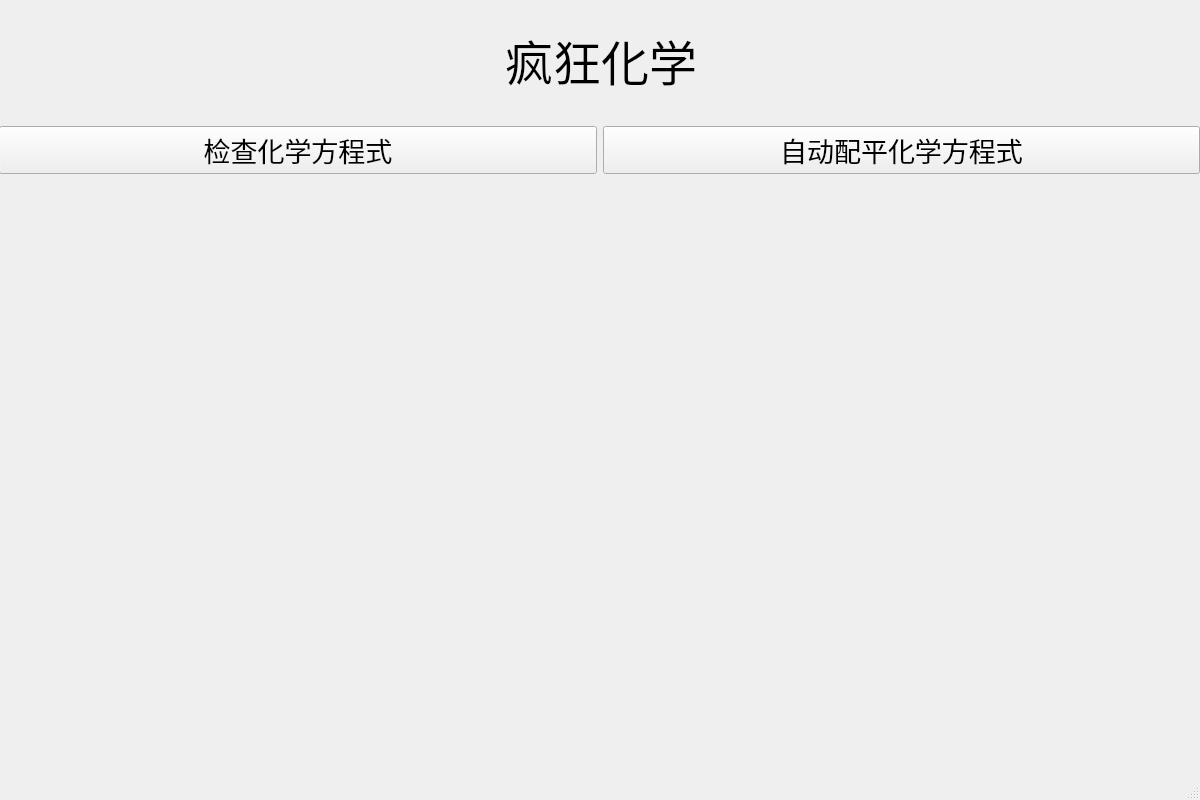
<?xml version="1.0" encoding="UTF-8"?>
<ui version="4.0">
 <class>MainWindow</class>
 <widget class="QMainWindow" name="MainWindow">
  <property name="geometry">
   <rect>
    <x>0</x>
    <y>0</y>
    <width>1200</width>
    <height>800</height>
   </rect>
  </property>
  <property name="windowTitle">
   <string>MainWindow</string>
  </property>
  <widget class="QWidget" name="centralwidget">
   <widget class="QWidget" name="horizontalLayoutWidget">
    <property name="geometry">
     <rect>
      <x>0</x>
      <y>200</y>
      <width>1201</width>
      <height>541</height>
     </rect>
    </property>
    <layout class="QHBoxLayout" name="horizontalLayout"/>
   </widget>
   <widget class="QWidget" name="horizontalLayoutWidget_2">
    <property name="geometry">
     <rect>
      <x>-1</x>
      <y>110</y>
      <width>1201</width>
      <height>80</height>
     </rect>
    </property>
    <layout class="QHBoxLayout" name="horizontalLayout_2">
     <item>
      <widget class="QPushButton" name="tocheck">
       <property name="font">
        <font>
         <family>楷体</family>
         <pointsize>20</pointsize>
        </font>
       </property>
       <property name="text">
        <string>检查化学方程式</string>
       </property>
      </widget>
     </item>
     <item>
      <widget class="QPushButton" name="toauto">
       <property name="font">
        <font>
         <family>楷体</family>
         <pointsize>20</pointsize>
        </font>
       </property>
       <property name="text">
        <string>自动配平化学方程式</string>
       </property>
      </widget>
     </item>
    </layout>
   </widget>
   <widget class="QWidget" name="horizontalLayoutWidget_3">
    <property name="geometry">
     <rect>
      <x>0</x>
      <y>20</y>
      <width>1201</width>
      <height>80</height>
     </rect>
    </property>
    <layout class="QHBoxLayout" name="horizontalLayout_3">
     <item>
      <spacer name="horizontalSpacer">
       <property name="orientation">
        <enum>Qt::Horizontal</enum>
       </property>
       <property name="sizeHint" stdset="0">
        <size>
         <width>40</width>
         <height>20</height>
        </size>
       </property>
      </spacer>
     </item>
     <item>
      <widget class="QLabel" name="label">
       <property name="font">
        <font>
         <family>隶书</family>
         <pointsize>36</pointsize>
        </font>
       </property>
       <property name="text">
        <string>疯狂化学</string>
       </property>
      </widget>
     </item>
     <item>
      <spacer name="horizontalSpacer_2">
       <property name="orientation">
        <enum>Qt::Horizontal</enum>
       </property>
       <property name="sizeHint" stdset="0">
        <size>
         <width>40</width>
         <height>20</height>
        </size>
       </property>
      </spacer>
     </item>
    </layout>
   </widget>
  </widget>
  <widget class="QMenuBar" name="menubar">
   <property name="geometry">
    <rect>
     <x>0</x>
     <y>0</y>
     <width>1200</width>
     <height>26</height>
    </rect>
   </property>
  </widget>
  <widget class="QStatusBar" name="statusbar"/>
 </widget>
 <resources/>
 <connections/>
</ui>
